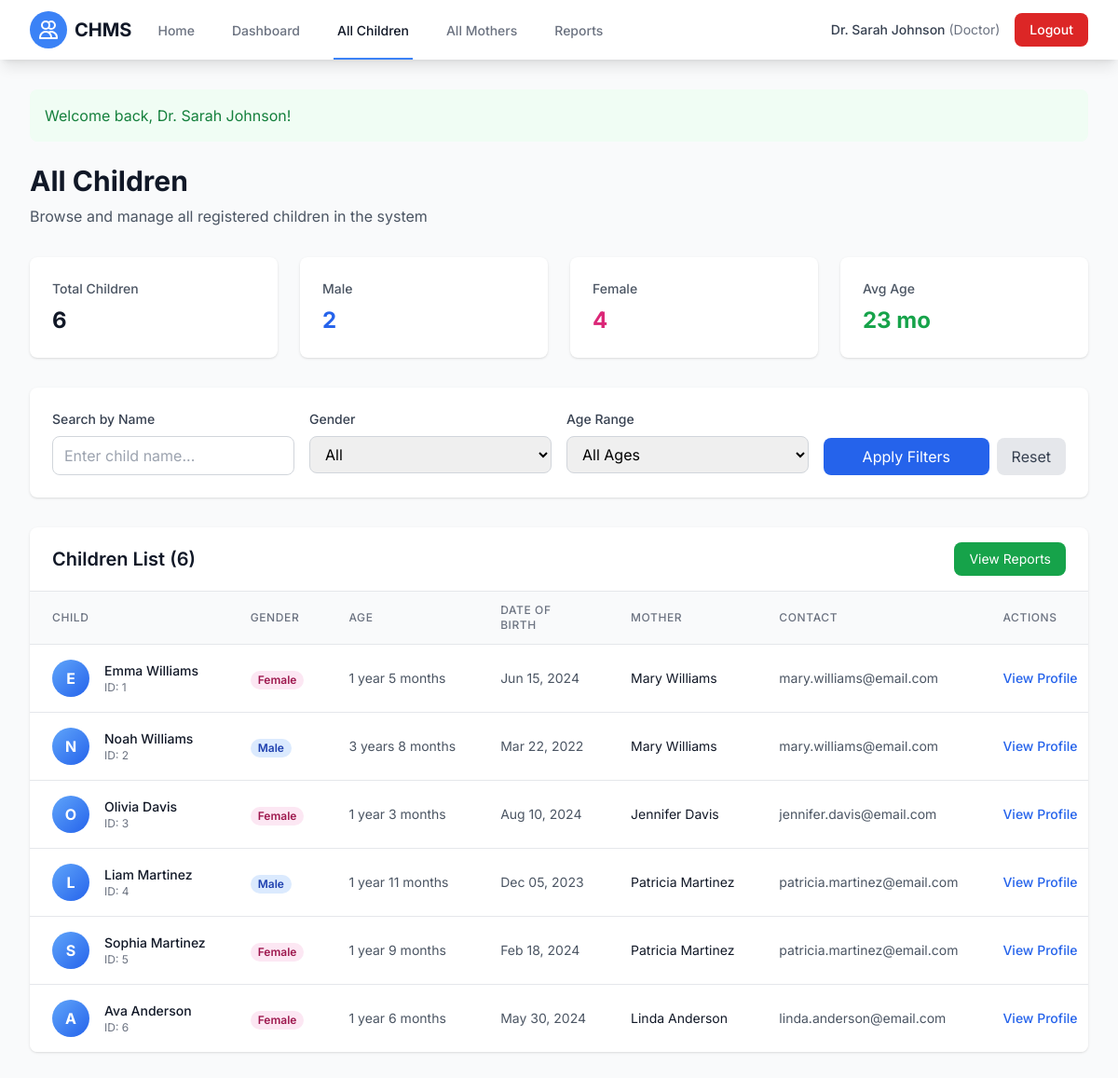
The app's page /all_children.php (signed in) with its own data.
### tables this page shows
CREATE TABLE children (
    child_id INT AUTO_INCREMENT PRIMARY KEY,
    mother_id INT NOT NULL,
    name VARCHAR(100) NOT NULL,
    dob DATE NOT NULL,
    gender ENUM('male', 'female') NOT NULL,
    created_at TIMESTAMP DEFAULT CURRENT_TIMESTAMP,
    FOREIGN KEY (mother_id) REFERENCES users(user_id) ON DELETE CASCADE,
    INDEX idx_mother (mother_id),
    INDEX idx_dob (dob)
);

CREATE TABLE users (
    user_id INT AUTO_INCREMENT PRIMARY KEY,
    name VARCHAR(100) NOT NULL,
    email VARCHAR(100) NOT NULL UNIQUE,
    phone VARCHAR(20),
    role ENUM('mother', 'doctor') NOT NULL DEFAULT 'mother',
    password VARCHAR(255) NOT NULL,
    created_at TIMESTAMP DEFAULT CURRENT_TIMESTAMP,
    INDEX idx_email (email),
    INDEX idx_role (role)
);

### src/config/session.php (called while the page is built, shortened)
<?php
function getFlashMessage() {
    if (isset($_SESSION['flash_message'])) {
        $message = [
            'message' => $_SESSION['flash_message'],
            'type' => $_SESSION['flash_type']
        ];
        return $message;
    }
    return null;
}
?>

### src/models/Child.php (called while the page is built, shortened)
<?php
require_once __DIR__ . '/../config/database.php';
class Child {
    private $conn;
    private $table = 'children';
    public function __construct() {
        $database = new Database();
        $this->conn = $database->getConnection();
    }
    public function readAll($motherId = null) {
        $query = "SELECT c.*, u.name as mother_name, u.email as mother_email,
                         TIMESTAMPDIFF(MONTH, c.dob, CURDATE()) as age_months
                  FROM " . $this->table . " c
                  LEFT JOIN users u ON c.mother_id = u.user_id";
        $query .= " ORDER BY c.created_at DESC";
        $stmt = $this->conn->prepare($query);
        $stmt->execute();
        return $stmt;
    }
}
?>

### src/config/database.php (called while the page is built, shortened)
<?php
class Database {
    private $host = "localhost";
    private $db_name = "chms_db";
    private $username = "root";
    private $password = "";
    public function getConnection() {
        $this->conn = null;
        try {
            $this->conn = new PDO(
                "mysql:host=" . $this->host . ";dbname=" . $this->db_name,
                $this->username,
                $this->password,
                array(
                    PDO::ATTR_ERRMODE => PDO::ERRMODE_EXCEPTION,
                    PDO::ATTR_DEFAULT_FETCH_MODE => PDO::FETCH_ASSOC,
                    PDO::ATTR_EMULATE_PREPARES => false,
                    PDO::MYSQL_ATTR_INIT_COMMAND => "SET NAMES utf8mb4"
                )
            );
        } catch(PDOException $e) {
            error_log("Connection error: " . $e->getMessage());
            return null;
        }
        return $this->conn;
    }
}
?>

### src/config/helpers.php (called while the page is built, shortened)
<?php
function calculateAgeString($dob) {
    $birthDate = new DateTime($dob);
    $today = new DateTime();
    $interval = $birthDate->diff($today);
    $years = $interval->y;
    $months = $interval->m;
    if ($years == 0) {
        return $months . " month" . ($months != 1 ? "s" : "");
    } elseif ($months == 0) {
        return $years . " year" . ($years != 1 ? "s" : "");
    } else {
        return $years . " year" . ($years != 1 ? "s" : "") . " " .
               $months . " month" . ($months != 1 ? "s" : "");
    }
}
function formatDate($date, $format = 'M d, Y') {
    $dateTime = new DateTime($date);
    return $dateTime->format($format);
}
?>

### all_children.php (the view, shortened to what this page needs)
<?php
require_once __DIR__ . '/src/config/session.php';
require_once __DIR__ . '/src/config/helpers.php';
require_once __DIR__ . '/src/models/Child.php';
$searchTerm = $_GET['search'] ?? '';
$childModel = new Child();
if (!empty($searchTerm)) {
    $children = $childModel->search($searchTerm);
} else {
    $stmt = $childModel->readAll();
    $children = $stmt->fetchAll(PDO::FETCH_ASSOC);
}
$flashMessage = getFlashMessage();
?>
<!DOCTYPE html>
<html lang="en">
<head>
    <script src="https://cdn.tailwindcss.com"></script>
</head>
<body class="bg-gray-50">
    <?php include 'includes/navbar.php'; ?>
    <div class="max-w-7xl mx-auto px-4 sm:px-6 lg:px-8 py-8">
        <?php if ($flashMessage): ?>
            <div class="mb-6 p-4 rounded-lg <?php echo $flashMessage['type'] === 'error' ? 'bg-red-50 text-red-700' : 'bg-green-50 text-green-700'; ?>">
                <?php echo htmlspecialchars($flashMessage['message']); ?>
            </div>
        <?php endif; ?>
        <div class="mb-8">
            <h1 class="text-3xl font-bold text-gray-900">All Children</h1>
            <p class="mt-2 text-gray-600">Browse and manage all registered children in the system</p>
        </div>
        <div class="grid grid-cols-1 md:grid-cols-4 gap-6 mb-8">
            <div class="bg-white rounded-lg shadow p-6">
                <div class="text-sm font-medium text-gray-600">Total Children</div>
                <div class="text-2xl font-bold text-gray-900 mt-2"><?php echo count($children); ?></div>
            </div>
            <div class="bg-white rounded-lg shadow p-6">
                <div class="text-sm font-medium text-gray-600">Male</div>
                <div class="text-2xl font-bold text-blue-600 mt-2">
                    <?php echo count(array_filter($children, fn($c) => $c['gender'] === 'male')); ?>
                </div>
            </div>
            <div class="bg-white rounded-lg shadow p-6">
                <div class="text-sm font-medium text-gray-600">Female</div>
                <div class="text-2xl font-bold text-pink-600 mt-2">
                    <?php echo count(array_filter($children, fn($c) => $c['gender'] === 'female')); ?>
                </div>
            </div>
            <div class="bg-white rounded-lg shadow p-6">
                <div class="text-sm font-medium text-gray-600">Avg Age</div>
                <div class="text-2xl font-bold text-green-600 mt-2">
                    <?php
                    $totalMonths = array_sum(array_column($children, 'age_months'));
                    $avgMonths = !empty($children) ? round($totalMonths / count($children)) : 0;
                    echo $avgMonths . ' mo';
                    ?>
                </div>
            </div>
        </div>
        <div class="bg-white rounded-lg shadow p-6 mb-8">
            <form method="GET" action="" class="grid grid-cols-1 md:grid-cols-4 gap-4">
                <div>
                    <label for="search" class="block text-sm font-medium text-gray-700 mb-2">Search by Name</label>
                    <input type="text" id="search" name="search" value="<?php echo htmlspecialchars($searchTerm); ?>"
                           placeholder="Enter child name..."
                           class="w-full px-3 py-2 border border-gray-300 rounded-lg focus:outline-none focus:ring-2 focus:ring-blue-500">
                </div>
                <div>
                    <label for="gender" class="block text-sm font-medium text-gray-700 mb-2">Gender</label>
                    <select id="gender" name="gender"
                            class="w-full px-3 py-2 border border-gray-300 rounded-lg focus:outline-none focus:ring-2 focus:ring-blue-500">
                        <option value="">All</option>
                    </select>
                </div>
                <div>
                    <label for="age" class="block text-sm font-medium text-gray-700 mb-2">Age Range</label>
                    <select id="age" name="age"
                            class="w-full px-3 py-2 border border-gray-300 rounded-lg focus:outline-none focus:ring-2 focus:ring-blue-500">
                        <option value="">All Ages</option>
                    </select>
                </div>
                <div class="flex items-end space-x-2">
                    <button type="submit"
                            class="flex-1 px-4 py-2 bg-blue-600 text-white rounded-lg hover:bg-blue-700 transition">
                        Apply Filters
                    </button>
                    <a href="all_children.php"
                       class="px-4 py-2 bg-gray-200 text-gray-700 rounded-lg hover:bg-gray-300 transition">
                        Reset
                    </a>
                </div>
            </form>
        </div>
        <div class="bg-white rounded-lg shadow overflow-hidden">
            <div class="px-6 py-4 border-b border-gray-200 flex justify-between items-center">
                <h2 class="text-xl font-semibold text-gray-900">
                    Children List (<?php echo count($children); ?>)
                </h2>
                <a href="reports.php" class="px-4 py-2 bg-green-600 text-white rounded-lg hover:bg-green-700 transition text-sm">
                    View Reports
                </a>
            </div>
            <?php if (empty($children)): ?>
                <div class="p-12 text-center">
                    <svg class="mx-auto h-12 w-12 text-gray-400" fill="none" stroke="currentColor" viewBox="0 0 24 24">
                        <path stroke-linecap="round" stroke-linejoin="round" stroke-width="2" d="M12 4.354a4 4 0 110 5.292M15 21H3v-1a6 6 0 0112 0v1zm0 0h6v-1a6 6 0 00-9-5.197M13 7a4 4 0 11-8 0 4 4 0 018 0z"/>
                    </svg>
                    <h3 class="mt-2 text-sm font-medium text-gray-900">No children found</h3>
                    <p class="mt-1 text-sm text-gray-500">Try adjusting your search or filters</p>
                </div>
            <?php else: ?>
                <div class="overflow-x-auto">
                    <table class="min-w-full divide-y divide-gray-200">
                        <thead class="bg-gray-50">
                            <tr>
                                <th class="px-6 py-3 text-left text-xs font-medium text-gray-500 uppercase tracking-wider">Child</th>
                                <th class="px-6 py-3 text-left text-xs font-medium text-gray-500 uppercase tracking-wider">Gender</th>
                                <th class="px-6 py-3 text-left text-xs font-medium text-gray-500 uppercase tracking-wider">Age</th>
                                <th class="px-6 py-3 text-left text-xs font-medium text-gray-500 uppercase tracking-wider">Date of Birth</th>
                                <th class="px-6 py-3 text-left text-xs font-medium text-gray-500 uppercase tracking-wider">Mother</th>
                                <th class="px-6 py-3 text-left text-xs font-medium text-gray-500 uppercase tracking-wider">Contact</th>
                                <th class="px-6 py-3 text-left text-xs font-medium text-gray-500 uppercase tracking-wider">Actions</th>
                            </tr>
                        </thead>
                        <tbody class="bg-white divide-y divide-gray-200">
                            <?php foreach ($children as $child): ?>
                                <tr class="hover:bg-gray-50">
                                    <td class="px-6 py-4 whitespace-nowrap">
                                        <div class="flex items-center">
                                            <div class="h-10 w-10 flex-shrink-0 bg-gradient-to-br from-blue-400 to-blue-600 rounded-full flex items-center justify-center text-white font-bold">
                                                <?php echo strtoupper(substr($child['name'], 0, 1)); ?>
                                            </div>
                                            <div class="ml-4">
                                                <div class="text-sm font-medium text-gray-900"><?php echo htmlspecialchars($child['name']); ?></div>
                                                <div class="text-xs text-gray-500">ID: <?php echo $child['child_id']; ?></div>
                                            </div>
                                        </div>
                                    </td>
                                    <td class="px-6 py-4 whitespace-nowrap">
                                        <span class="px-2 inline-flex text-xs leading-5 font-semibold rounded-full <?php echo $child['gender'] === 'male' ? 'bg-blue-100 text-blue-800' : 'bg-pink-100 text-pink-800'; ?>">
                                            <?php echo ucfirst($child['gender']); ?>
                                        </span>
                                    </td>
                                    <td class="px-6 py-4 whitespace-nowrap text-sm text-gray-600">
                                        <?php echo calculateAgeString($child['dob']); ?>
                                    </td>
                                    <td class="px-6 py-4 whitespace-nowrap text-sm text-gray-600">
                                        <?php echo formatDate($child['dob']); ?>
                                    </td>
                                    <td class="px-6 py-4 whitespace-nowrap text-sm text-gray-900">
                                        <?php echo htmlspecialchars($child['mother_name']); ?>
                                    </td>
                                    <td class="px-6 py-4 whitespace-nowrap text-sm text-gray-600">
                                        <?php echo htmlspecialchars($child['mother_email']); ?>
                                    </td>
                                    <td class="px-6 py-4 whitespace-nowrap text-sm font-medium space-x-2">
                                        <a href="child_profile.php?id=<?php echo $child['child_id']; ?>"
                                           class="text-blue-600 hover:text-blue-900">View Profile</a>
                                    </td>
                                </tr>
                            <?php endforeach; ?>
                        </tbody>
                    </table>
                </div>
            <?php endif; ?>
        </div>
    </div>
</body>
</html>

### all_children.php (style rules this page uses)
body { font-family: 'Inter', sans-serif; }

### records on screen
children: name "E", name "Emma Williams", child_id "1", gender "Female", dob "1 year 5 months", dob "Jun 15, 2024", mother.name "Mary Williams", mother.email "mary.williams@email.com"
children: name "N", name "Noah Williams", child_id "2", gender "Male", dob "3 years 8 months", dob "Mar 22, 2022", mother.name "Mary Williams", mother.email "mary.williams@email.com"
children: name "O", name "Olivia Davis", child_id "3", gender "Female", dob "1 year 3 months", dob "Aug 10, 2024", mother.name "Jennifer Davis", mother.email "jennifer.davis@email.com"
children: name "L", name "Liam Martinez", child_id "4", gender "Male", dob "1 year 11 months", dob "Dec 05, 2023", mother.name "Patricia Martinez", mother.email "patricia.martinez@email.com"
children: name "S", name "Sophia Martinez", child_id "5", gender "Female", dob "1 year 9 months", dob "Feb 18, 2024", mother.name "Patricia Martinez", mother.email "patricia.martinez@email.com"
children: name "A", name "Ava Anderson", child_id "6", gender "Female", dob "1 year 6 months", dob "May 30, 2024", mother.name "Linda Anderson", mother.email "linda.anderson@email.com"

### other values on screen
$userName "Dr. Sarah Johnson"
$userRole "Doctor"
$flashMessage['message'] "Welcome back, Dr. Sarah Johnson!"
count($children) "6"
count(array_filter($children, fn($c) => $c['gender'] === 'male')) "2"
count(array_filter($children, fn($c) => $c['gender'] === 'female')) "4"
$avgMonths "23"
